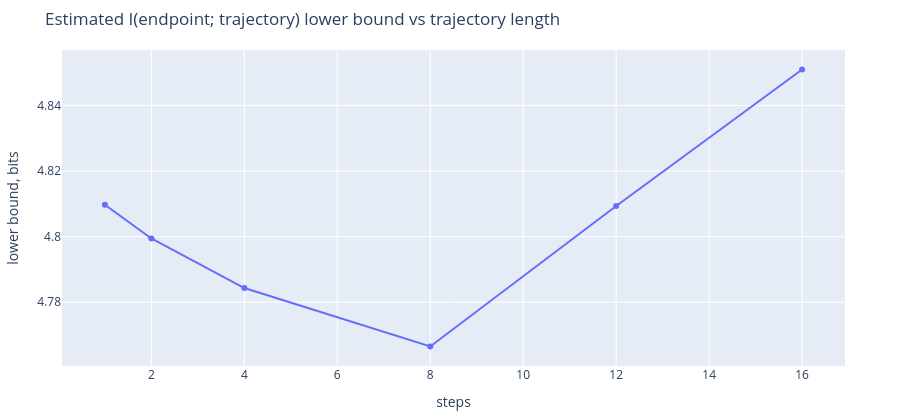

The notebook cell saved with this chart:
### Code cell
steps = [r["steps"] for r in rows]
info_bits = [r["info_bits"] for r in rows]

fig = go.Figure()
fig.add_trace(go.Scatter(x=steps, y=info_bits, mode="lines+markers", name="bits"))
fig.update_layout(
    title="Estimated I(endpoint; trajectory) lower bound vs trajectory length",
    xaxis=dict(title="steps"),
    yaxis=dict(title="lower bound, bits"),
    height=420,
    margin=dict(l=50, r=55, t=50, b=45),
)
fig.show()

### Figure 1 — Plotly figure (JSON) as saved in the notebook; plotly's stock layout.template omitted (floating-point values rounded to 4 significant figures)
{"data": [{"mode": "lines+markers", "name": "bits", "type": "scatter", "x": [1, 2, 4, 8, 12, 16], "y": [4.81, 4.799, 4.784, 4.767, 4.809, 4.851]}], "layout": {"height": 420, "margin": {"b": 45, "l": 50, "r": 55, "t": 50}, "title": {"text": "Estimated I(endpoint; trajectory) lower bound vs trajectory length"}, "xaxis": {"title": {"text": "steps"}}, "yaxis": {"title": {"text": "lower bound, bits"}}}}
